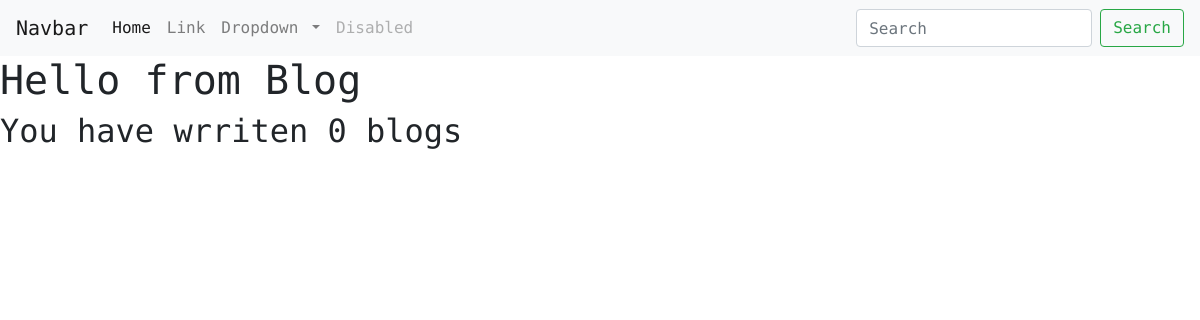
/blog/, run on an earlier commit of the app's database.
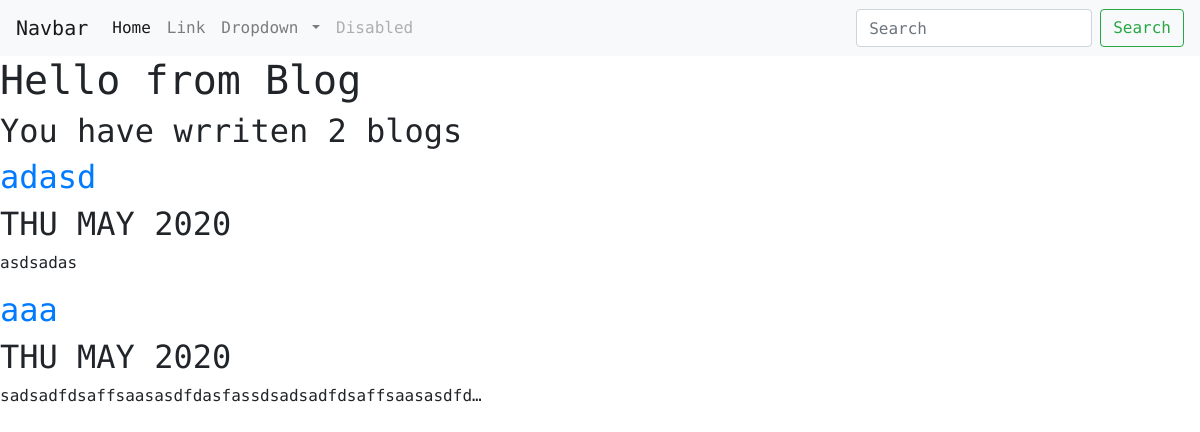
And on a later commit of the database.
### blog/models.py (models this page shows, shortened)
class Blog(models.Model):
    title = models.CharField(max_length=200, blank=True)
    description = models.TextField(blank=True)
    date = models.DateField(blank=True)

### blog/views.py (the view)
# urls.py: path("", views.all_blogs, name="all_blogs"),
def all_blogs(request):
    blogs = Blog.objects.order_by("-date")
    return render(request, "blog/all_blogs.html", {"blogs": blogs})

### blog/templates/blog/all_blogs.html
{% extends 'portfolio/base.html' %}
{% block  content%}
<h1>Hello from Blog</h1>
<h2>You have wrriten {{ blogs.count}} blog{{blogs.count|pluralize}} </h2>
{% for blog in blogs %}
<a href="{% url "blog:detail" blog.id %}">
  <h2>{{ blog.title}}</h2>
</a>
<h2>{{ blog.date|date:"D M Y"|upper}}</h2>
<p>{{ blog.description|safe|truncatechars:50}} </p>
{% endfor %}
{% endblock  %}

What changed in the data, as far as the page shows it:
added Blog: title "adasd", date "THU MAY 2020", description "asdsadas"
added Blog: title "aaa", date "THU MAY 2020", description "sadsadfdsaffsaasasdfdasfassdsadsadfdsaffsaasasdfd…"
Also different on the page:
{{ blogs.count }}: "0" → "2"
